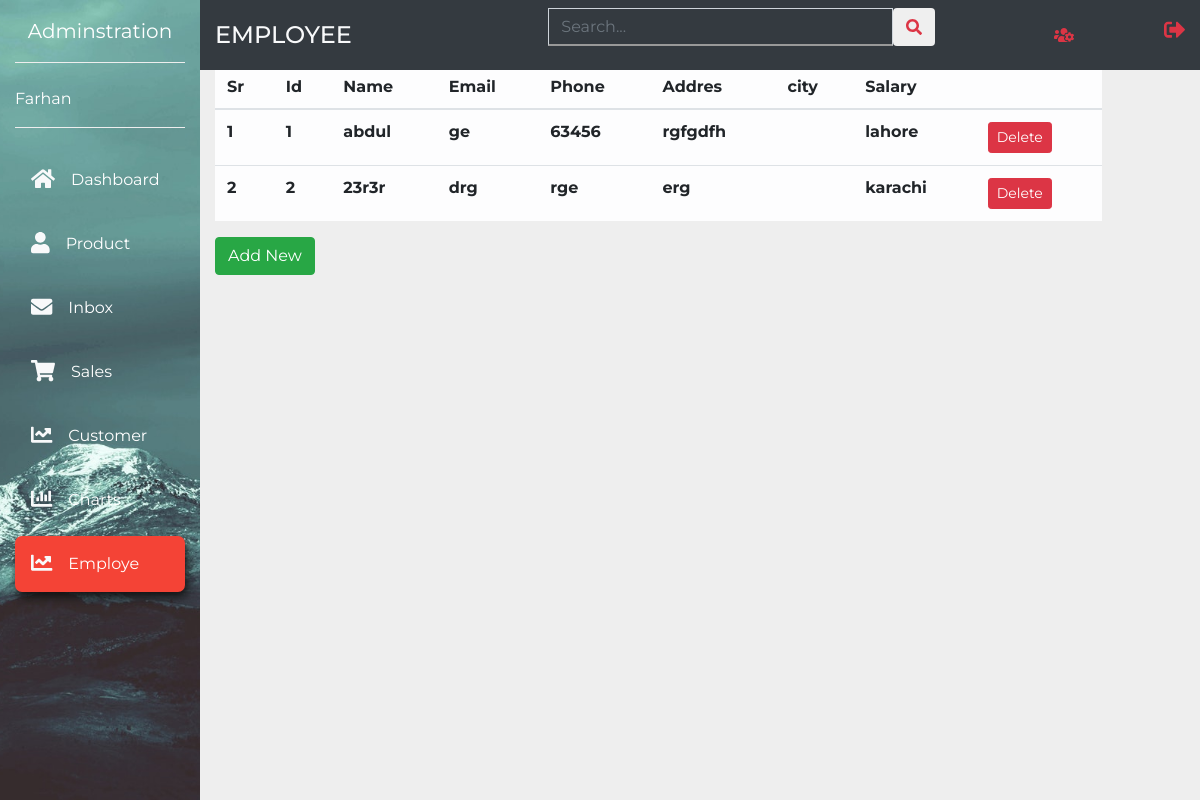
The app's page /Employe.php with its own data.
### tables this page shows
CREATE TABLE `emp` (
  `eid` int(11) NOT NULL,
  `ename` varchar(25) NOT NULL,
  `city` varchar(25) NOT NULL,
  `email` varchar(50) NOT NULL,
  `ephone` varchar(25) NOT NULL,
  `address` varchar(50) NOT NULL,
  `epass` varchar(25) NOT NULL
);

### Employe.php (the view, shortened to what this page needs)
<html lang="en">
  <head>
    <link rel="stylesheet" href="https://stackpath.bootstrapcdn.com/bootstrap/4.1.1/css/bootstrap.min.css">
    <link rel="stylesheet" href="style.css">
  </head>
  <body>
    <nav class="navbar navbar-expand-md navbar-light">
      <div class="collapse navbar-collapse" id="myNavbar">
        <div class="container">
          <div class="row">
            <div class="col-xl-2 col-lg-3 col-md-4 sidebar fixed-top">
              <a href="#" class="navbar-brand text-white d-block mx-auto text-center py-3 mb-4 bottom-border">Adminstration</a>
              <div class="bottom-border pb-3">
                 <a href="#" class="text-white">Farhan</a>
              </div>
              <ul class="navbar-nav flex-column mt-4">
                <li class="nav-item"><a href="Admin.php" method="post" class="nav-link text-white p-3 mb-2 sidebar-link"><i class="fas fa-home text-light fa-lg mr-3"></i>Dashboard</a></li>
                <li class="nav-item"><a href="Product.php" class="nav-link text-white p-3 mb-2 sidebar-link"><i class="fas fa-user text-light fa-lg mr-3"></i>Product</a></li>
                <li class="nav-item"><a href="inbox.php" class="nav-link text-white p-3 mb-2 sidebar-link"><i class="fas fa-envelope text-light fa-lg mr-3"></i>Inbox</a></li>
                <li class="nav-item"><a href="sales.php" class="nav-link text-white p-3 mb-2 sidebar-link"><i class="fas fa-shopping-cart text-light fa-lg mr-3"></i>Sales</a></li>
                <li class="nav-item"><a href="Customer.php" class="nav-link text-white p-3 mb-2 sidebar-link"><i class="fas fa-chart-line text-light fa-lg mr-3"></i>Customer</a></li>
                <li class="nav-item"><a href="charts.php" class="nav-link text-white p-3 mb-2 sidebar-link"><i class="fas fa-chart-bar text-light fa-lg mr-3"></i>Charts</a></li>
                <li class="nav-item"><a href="Employe.php" class="nav-link text-white p-3 mb-2 current"><i class="fas fa-chart-line text-light fa-lg mr-3"></i>Employe</a></li>
            </ul>
            </div>
            <div class="col-xl-10 col-lg-9 col-md-8 ml-auto bg-dark fixed-top py-2 top-navbar">
              <div class="row align-items-center">
                <div class="col-md-4">
                  <h4 class="text-light text-uppercase mb-0">Employee</h4>
                </div>
                <div class="col-md-5">
                  <form>
                    <div class="input-group">
                      <input type="text" class="form-control search-input" placeholder="Search...">
                      <button type="button" class="btn btn-white search-button"><i class="fas fa-search text-danger"></i></button>
                    </div>
                  </form>
                </div>
                <div class="col-md-3">
                  <ul class="navbar-nav">
                  <li class="nav-item icon-parent ml-md-auto"><a href="#" class="nav-link" data-toggle="modal" data-target="#sign-out" class="nav-link icon-bullet"><i class="fas fa-users-cog text-danger"></i></i></a></li>
                  <li class="nav-item ml-md-auto"><a href="#"><i class="fas fa-sign-out-alt text-danger fa-lg"></i></a></li>
                  </ul>
                </div>
              </div>
            </div>
          </div>
        </div>
      </div>
    </nav>
      <section>
    <div class="container-fluid" >
    <div class="row">
          <div class="col-xl-10 col-lg-9 col-md-8 ml-auto">
            <div class="row align-items-center mt-5">
              <div class="col-xl-11">
                <div id="accordion">
<table class="table table-light table-hover" id="First_table">
		<tr>
          <th>Sr</th>
			<th>Id</th>
			<th>Name</th>
      <th>Email</th>
      <th>Phone</th>
      <th>Addres</th>
      <th>city</th>
      <th>Salary</th>
		</tr>
		<tbody>
        <?php
        include "connection.php";
        $sql = "SELECT * FROM emp";
        $records = mysqli_query($conn, $sql);
        if ($records->num_rows>0){
            $sr = 1;
            while ($record = $records->fetch_object()) {
                $recordId = $record->eid;
                $name = $record->ename;
                $email = $record->email;
                $phone= $record->ephone;
                $address= $record->address;
                $salary=$record->salary;
                $city=$record->city;
                ?>
                <form action="remove.php" method="POST">
                <tr>
                    <th><?php echo $sr;?></th>
                    <th><?php echo $recordId;?></th>
                    <th><?php echo $name;?></th>
                    <th><?php echo $email;?></th>
                    <th><?php echo $phone;?></th>
                    <th><?php echo $address;?></th>
                    <th><?php echo $salary;?></th>
                    <th><?php echo $city;?></th>
                    <td><button type="submit" class="btn btn-danger btn-sm">Delete</td>
                </tr>
                </form>
                <?php
                $sr++;
            }
        }
        ?>
        </tbody>
   </table>
   <button type="button"   class="btn btn-success"  data-toggle="modal" data-target="#Add-Items" >Add New</button>
    </div>
    </div>
    </div>
    </div>
    </div>
    </div>
  </body>
</html>

### style.css (style rules this page uses)
body { font-family: 'Montserrat', sans-serif; background-color: #eee; }
.sidebar { height: 100vh; background: url(images/side-bar.jpg); background-position: center; background-repeat: no-repeat; background-size: cover; }
.bottom-border { border-bottom: 1px groove #eee; }
.sidebar-link { transition: all .4s; }
.current { background-color: #f44336; border-radius: 7px; box-shadow: 2px 5px 10px #111; transition: all .3s; }
.search-input { background: transparent; border-radius: 0; border-bottom: 2px solid #999; transition: all .4s; }
.icon-parent { position: relative; }

### records on screen
emp: eid "1", ename "abdul", email "ge", ephone "63456", address "rgfgdfh", city "lahore"
emp: eid "2", ename "23r3r", email "drg", ephone "rge", address "erg", city "karachi"
